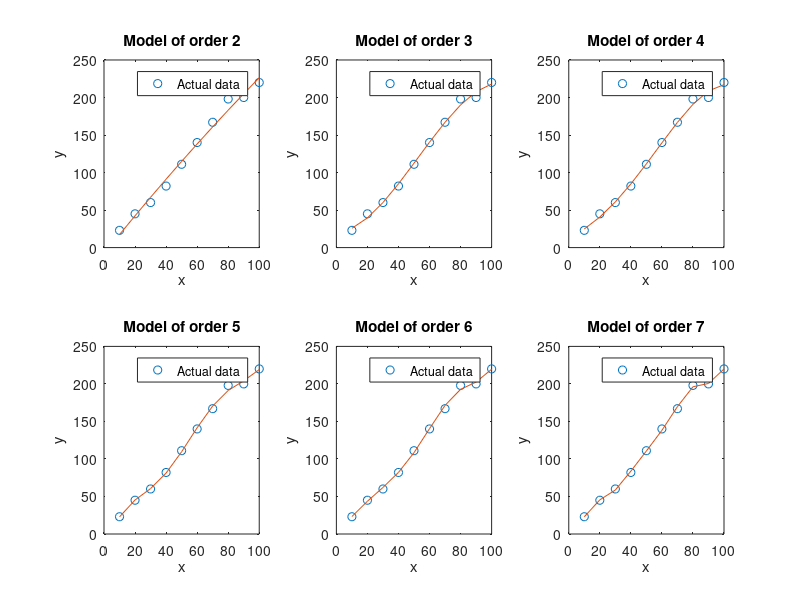

MATLAB code for this plot:
clear; clc;
% Use polyfit and polyval and compare the models using different order of the polynomial

x = 10:10:100;
y = [23 45 60 82 111 140 167 198 200 220];

fig_wqn2 = figure(2);

for n = 2:7
  % Plot each model
  p = polyfit(x, y, n);
  ymodel = polyval(p, x);
  subplot(2, 3, n-1);
  plot(x, y, 'o', x, ymodel);
  xlabel('x');
  ylabel('y');
  title(sprintf('Model of order %d', n));
  legend('Actual data');
end
